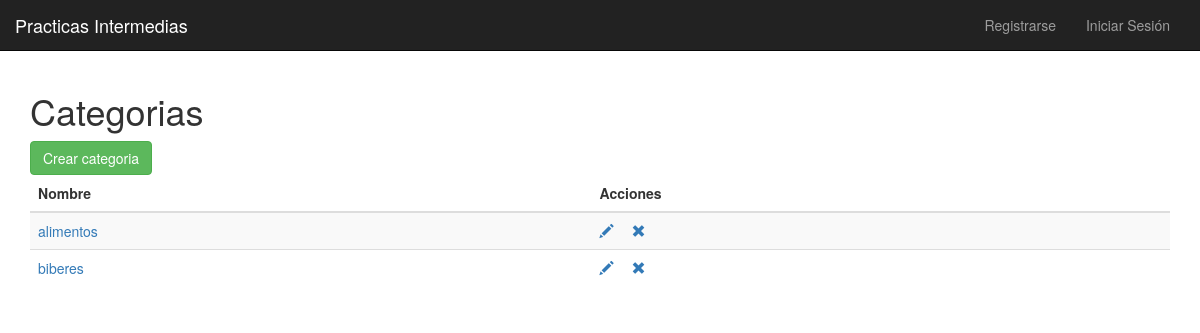
/categorias, run on an earlier commit of the app's database.
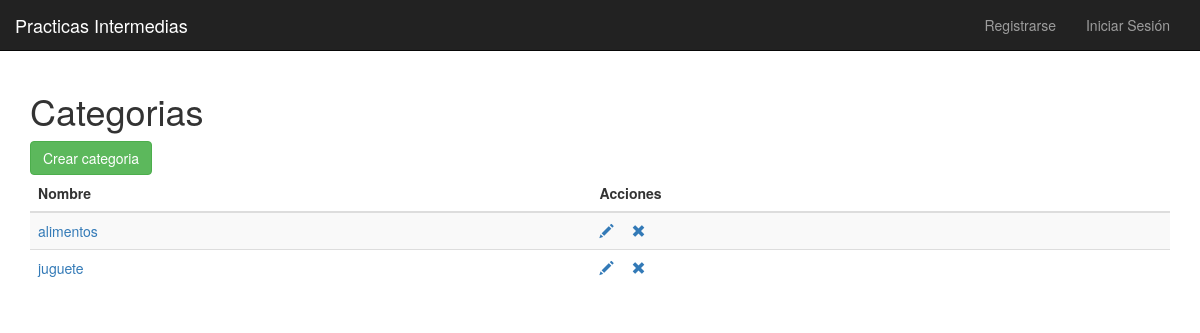
And on a later commit of the database.
### sedes/models.py (models this page shows, shortened)
class Categoria(models.Model):
    nombre = NameField('Nombre de categoria', unique=True, max_length=25)

### sedes/views.py (the view)
# urls.py: path('categorias', views.CategoriaList.as_view(), name='lista_categorias'),
class CategoriaList(ListView):
    model = Categoria
    template_name = 'categorias/categorias_list.html'

### sedes/templates/categorias/categorias_list.html
{% extends '../base.html' %}
{% block body_block %}
<h1>Categorias</h1>
<a class="btn btn-success" href="{% url "crear_categoria" %}">Crear categoria</a>
<table class="table table-striped">
    <thead class="thead-dark">
        <tr>
            <th>Nombre</th>
            <th colspan="3">Acciones</th>
        </tr>
    </thead>
    <tbody class="table-hover">
        {% for categoria in object_list %}
        <tr>
            <td><a href="{% url "detalle_categoria"  categoria.id  %}">{{ categoria.nombre }}</a></td>
            <td>
                <a href="{% url "modificar_categoria"  categoria.id  %}"> <span class="glyphicon glyphicon-pencil">&nbsp;</span></a>
                <a href="{% url "eliminar_categoria"  categoria.id  %}"> <span class="glyphicon glyphicon-remove">&nbsp;</span></a>
            </td>
        </tr>
        {% endfor %}
    </tbody>
</table>
{% endblock %}

What changed in the data, as far as the page shows it:
removed Categoria: nombre "biberes"
added Categoria: nombre "juguete"
